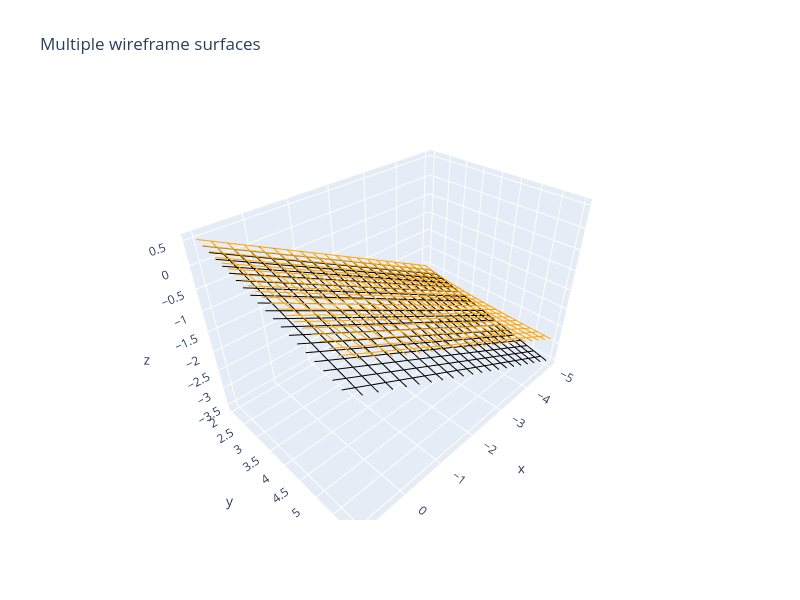

Notebook cell for this chart:
### Code cell
mccormick_x_div_y((-5, 1), (2, 6))
mccormick_z_mul_y((-5, 1), (2, 6))
x = np.linspace(-5,1, 100) #v105
y = np.linspace(2,6, 100) #v112 z136 exp()
X, Y = np.meshgrid(x, y)
Z = X / Y
z1= 0.16666666666666666 * X +  0.4166666666666667 * Y - 2.5
z2= 0.5 * X +  -0.25 * Y +  0.5


z3= 0.16666666666666666 * X -  5 * 1/Y + 0.8333333333333333
z4= 0.5 * X +  1 * 1/Y -  0.5
plot_wireframe(X, Y, Z,z1,z2,z3,z4,False,False,True,False,True)
